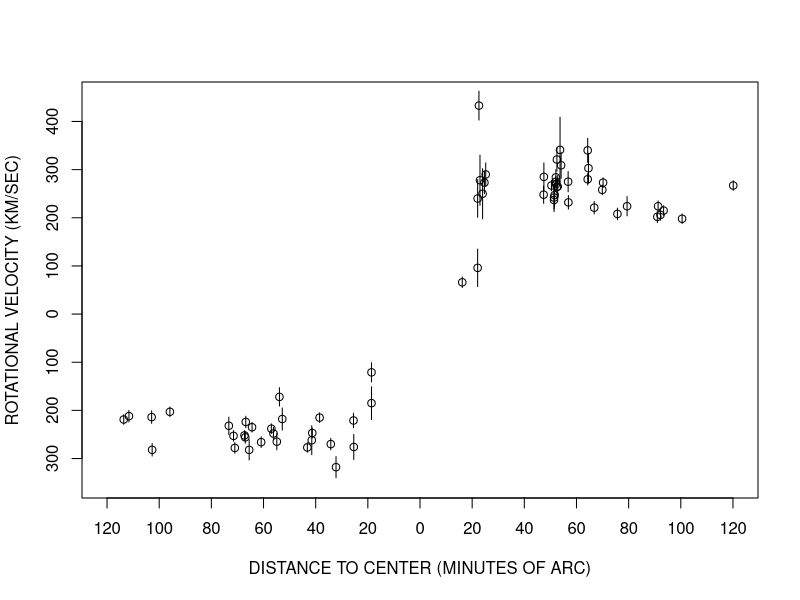

Write the R code that produced this figure.

R <- c(16.2,23.0,24.0,24.7,25.2,51.4,51.4,51.6,52.1,52.1,52.2,52.5,52.5,53.7,
54.1,56.8,56.9,64.3,64.6,75.7,93.4,100.5,22.1,22.1,22.6,47.4,47.5,50.4,52.8,
64.3,66.8,69.9,70.2,79.4,91.0,91.3,92.2,120.1,32.2,34.2,38.5,43.2,52.8,53.9,
54.9,56.2,57.0,60.9,65.5,67.3,71.0,71.5,73.3,111.6,18.6,18.6,25.4,25.5,41.3,
41.5,64.4,66.8,67.0,95.9,102.7,102.9,113.6)

Vobs <- c(-241,-219,-228,-123,-116,-149,-146,-143,-45,-37,-40,-46,-97,-176,
-187,-106,-137,-77,-59,-129,-92,-112,-208,-263,-157,-90,-59,-62,-129,-163,-134,
-49,-34,-188,-134,-95,-116,-47,-446,-519,-508,-567,-393,-389,-455,-492,-531,
-547,-499,-543,-546,-523,-493,-475,-389,-436,-461,-446,-540,-431,-526,-481,
-506,-498,-510,-459,-513)

Vrot <- c(66,278,250,273,290,237,242,247,275,284,270,264,321,341,309,275,232,
280,303,208,215,198,240,96,433,248,285,267,265,340,221,258,273,224,202,224,206,
267,318,270,215,277,218,172,265,248,238,266,282,252,278,253,232,212,121,185,
276,221,247,262,235,224,256,203,282,214,219)

Vrot.sd <- c(11,52,52,23,24,24,24,24,11,16,10,16,24,68,27,21,14,12,31,12,10,10,
39,39,30,18,29,11,23,25,13,10,10,20,12,11,11,10,22,12,10,10,23,19,17,13,10,11,
21,10,11,11,18,12,20,34,26,15,10,30,10,12,12,10,13,13,10)

Vc <- -300
x <- R * ifelse(Vobs < Vc, -1, 1)
y <- Vrot * ifelse(Vobs < Vc, -1, 1)

plot(x, y,
	xlim=c(-120,120),
	ylim=c(-350,450),
	xlab="DISTANCE TO CENTER (MINUTES OF ARC)",
	ylab="ROTATIONAL VELOCITY (KM/SEC)",
	axes=FALSE)

arrows(x, y - Vrot.sd, x, y + Vrot.sd, length=0)
#arrows(x, y - Vrot.sd, x, y + Vrot.sd, length=0.05, angle=90, code=3)

axis(side=1, #bottom side
	at=c(-120,-100,-80,-60,-40,-20,0,20,40,60,80,100,120),
	labels=c(120,100,80,60,40,20,0,20,40,60,80,100,120))

axis(side=2, #left side
	at=c(-300,-200,-100,0,100,200,300,400),
	labels=c(300,200,100,0,100,200,300,400))

box()
